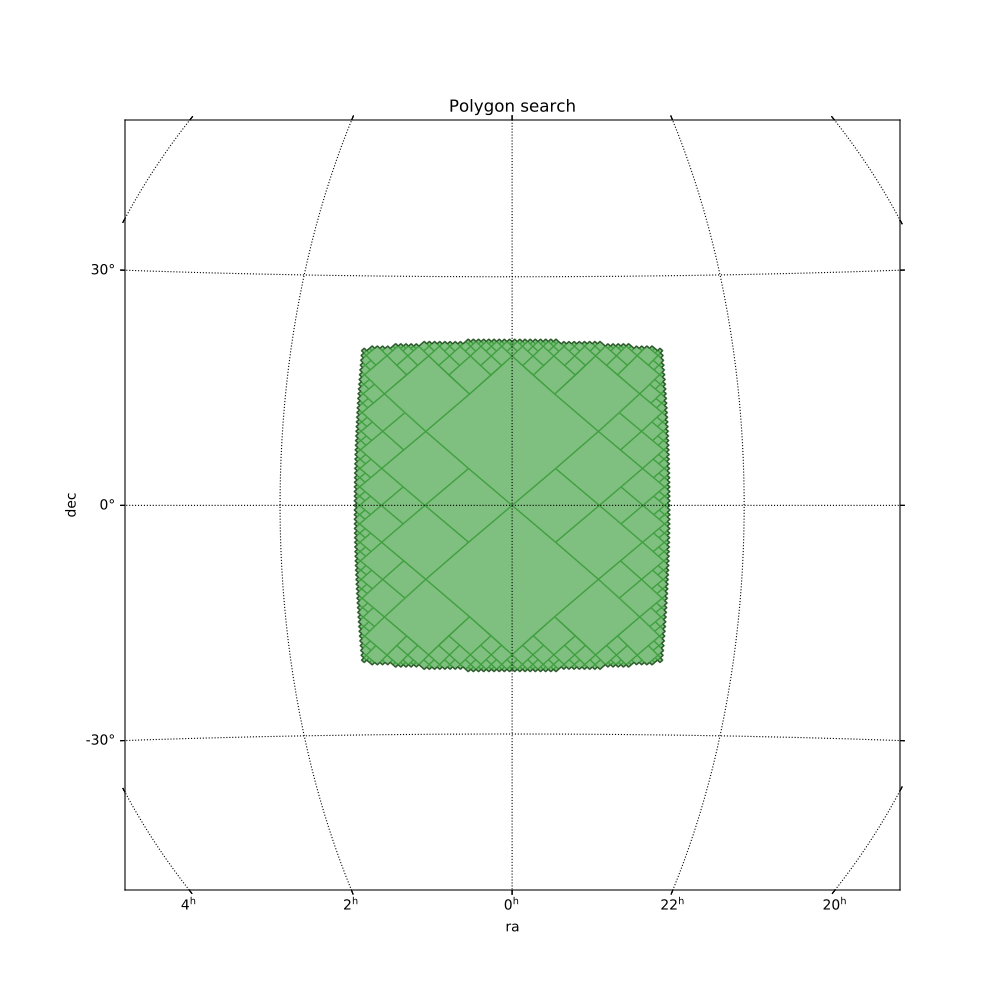

Here is the Python script that generated this plot:
from cdshealpix import polygon_search_lonlat
import astropy.units as u
import numpy as np

lon = [20, -20, -20, 20] * u.deg
lat = [20, 20, -20, -20] * u.deg

depth = 7
poly = polygon_search_lonlat(lon, lat, depth)

from mocpy import MOC, WCS
from astropy.coordinates import SkyCoord, Angle

moc = MOC.from_cells(poly)
# Plot the MOC using matplotlib
import matplotlib.pyplot as plt
fig = plt.figure(111, figsize=(10, 10))
# Define a astropy WCS easily
with WCS(fig,
        fov=100 * u.deg,
        center=SkyCoord(0, 0, unit='deg', frame='icrs'),
        coordsys="icrs",
        rotation=Angle(0, u.degree),
        projection="AIT") as wcs:
    ax = fig.add_subplot(1, 1, 1, projection=wcs)
    # Call fill with a matplotlib axe and the `~astropy.wcs.WCS` wcs object.
    moc.fill(ax=ax, wcs=wcs, alpha=0.5, fill=True, color="green")
    # Draw the perimeter of the MOC in black
    moc.border(ax=ax, wcs=wcs, alpha=0.5, color="black")
plt.xlabel('ra')
plt.ylabel('dec')
plt.title('Polygon search')
plt.grid(color="black", linestyle="dotted")
plt.show()
